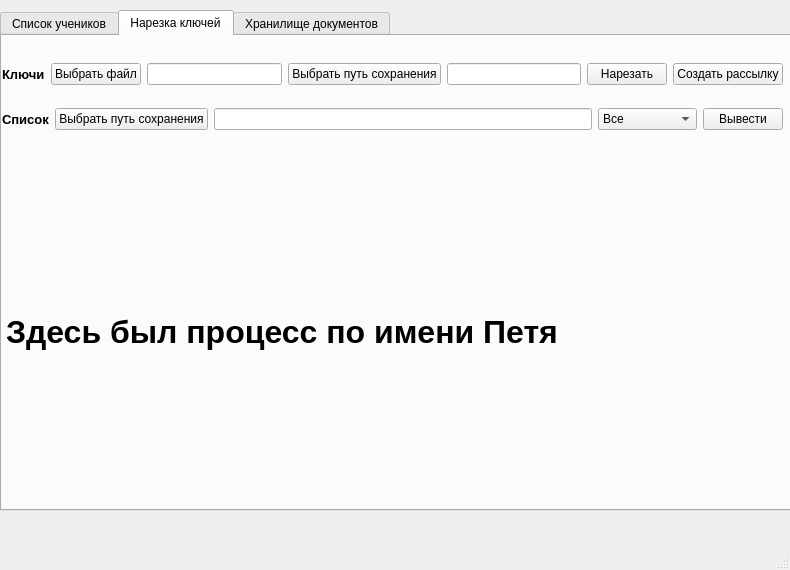
<?xml version="1.0" encoding="UTF-8"?>
<ui version="4.0">
 <class>MainWindow</class>
 <widget class="QMainWindow" name="MainWindow">
  <property name="geometry">
   <rect>
    <x>0</x>
    <y>0</y>
    <width>790</width>
    <height>570</height>
   </rect>
  </property>
  <property name="sizePolicy">
   <sizepolicy hsizetype="Fixed" vsizetype="Fixed">
    <horstretch>0</horstretch>
    <verstretch>0</verstretch>
   </sizepolicy>
  </property>
  <property name="minimumSize">
   <size>
    <width>790</width>
    <height>570</height>
   </size>
  </property>
  <property name="maximumSize">
   <size>
    <width>790</width>
    <height>570</height>
   </size>
  </property>
  <property name="windowTitle">
   <string>MainWindow</string>
  </property>
  <widget class="QWidget" name="centralwidget">
   <property name="sizePolicy">
    <sizepolicy hsizetype="Fixed" vsizetype="Fixed">
     <horstretch>0</horstretch>
     <verstretch>0</verstretch>
    </sizepolicy>
   </property>
   <widget class="QWidget" name="verticalLayoutWidget">
    <property name="geometry">
     <rect>
      <x>0</x>
      <y>10</y>
      <width>791</width>
      <height>501</height>
     </rect>
    </property>
    <layout class="QVBoxLayout" name="verticalLayout_3">
     <item>
      <widget class="QTabWidget" name="tabWidget">
       <property name="currentIndex">
        <number>1</number>
       </property>
       <widget class="QWidget" name="tab">
        <attribute name="title">
         <string>Список учеников</string>
        </attribute>
        <widget class="QWidget" name="layoutWidget">
         <property name="geometry">
          <rect>
           <x>0</x>
           <y>0</y>
           <width>781</width>
           <height>471</height>
          </rect>
         </property>
         <layout class="QVBoxLayout" name="verticalLayout_6">
          <item>
           <widget class="QTableWidget" name="tableWidget">
            <property name="font">
             <font>
              <family>Arial</family>
              <pointsize>10</pointsize>
             </font>
            </property>
            <property name="sortingEnabled">
             <bool>true</bool>
            </property>
            <attribute name="horizontalHeaderCascadingSectionResizes">
             <bool>false</bool>
            </attribute>
           </widget>
          </item>
          <item>
           <layout class="QHBoxLayout" name="horizontalLayout_4">
            <item>
             <widget class="QPushButton" name="add_student_button">
              <property name="text">
               <string>Добавить</string>
              </property>
             </widget>
            </item>
            <item>
             <widget class="QLineEdit" name="lineEdit"/>
            </item>
            <item>
             <widget class="QPushButton" name="search_student_button">
              <property name="text">
               <string>Найти</string>
              </property>
             </widget>
            </item>
           </layout>
          </item>
         </layout>
        </widget>
       </widget>
       <widget class="QWidget" name="tab_2">
        <attribute name="title">
         <string>Нарезка ключей</string>
        </attribute>
        <widget class="QLabel" name="label">
         <property name="geometry">
          <rect>
           <x>4</x>
           <y>125</y>
           <width>771</width>
           <height>341</height>
          </rect>
         </property>
         <property name="font">
          <font>
           <pointsize>24</pointsize>
           <weight>75</weight>
           <italic>false</italic>
           <bold>true</bold>
           <underline>false</underline>
           <strikeout>false</strikeout>
          </font>
         </property>
         <property name="text">
          <string>Здесь был процесс по имени Петя</string>
         </property>
        </widget>
        <widget class="QWidget" name="layoutWidget">
         <property name="geometry">
          <rect>
           <x>0</x>
           <y>10</y>
           <width>781</width>
           <height>101</height>
          </rect>
         </property>
         <layout class="QVBoxLayout" name="verticalLayout">
          <item>
           <layout class="QHBoxLayout" name="horizontalLayout_5">
            <item>
             <widget class="QLabel" name="label_2">
              <property name="font">
               <font>
                <pointsize>10</pointsize>
                <weight>75</weight>
                <bold>true</bold>
               </font>
              </property>
              <property name="text">
               <string>Ключи</string>
              </property>
             </widget>
            </item>
            <item>
             <widget class="QPushButton" name="select_file_button">
              <property name="text">
               <string>Выбрать файл</string>
              </property>
             </widget>
            </item>
            <item>
             <widget class="QLineEdit" name="lineEdit_5"/>
            </item>
            <item>
             <widget class="QPushButton" name="select_path_button">
              <property name="text">
               <string>Выбрать путь сохранения</string>
              </property>
             </widget>
            </item>
            <item>
             <widget class="QLineEdit" name="lineEdit_2"/>
            </item>
            <item>
             <widget class="QPushButton" name="start_cut_button">
              <property name="text">
               <string>Нарезать</string>
              </property>
             </widget>
            </item>
            <item>
             <widget class="QPushButton" name="create_email_button">
              <property name="text">
               <string>Создать рассылку</string>
              </property>
             </widget>
            </item>
           </layout>
          </item>
          <item>
           <layout class="QHBoxLayout" name="horizontalLayout_7">
            <item>
             <widget class="QLabel" name="label_3">
              <property name="font">
               <font>
                <pointsize>10</pointsize>
                <weight>75</weight>
                <bold>true</bold>
               </font>
              </property>
              <property name="text">
               <string>Список</string>
              </property>
             </widget>
            </item>
            <item>
             <widget class="QPushButton" name="select_path_button_2">
              <property name="text">
               <string>Выбрать путь сохранения</string>
              </property>
             </widget>
            </item>
            <item>
             <widget class="QLineEdit" name="lineEdit_4"/>
            </item>
            <item>
             <widget class="QComboBox" name="comboBox">
              <item>
               <property name="text">
                <string>Все</string>
               </property>
              </item>
              <item>
               <property name="text">
                <string>Только ФИО</string>
               </property>
              </item>
              <item>
               <property name="text">
                <string>Телефон</string>
               </property>
              </item>
              <item>
               <property name="text">
                <string>E-mail</string>
               </property>
              </item>
             </widget>
            </item>
            <item>
             <widget class="QPushButton" name="create_list_button">
              <property name="text">
               <string>Вывести</string>
              </property>
             </widget>
            </item>
           </layout>
          </item>
         </layout>
        </widget>
       </widget>
       <widget class="QWidget" name="tab_3">
        <attribute name="title">
         <string>Хранилище документов</string>
        </attribute>
        <widget class="QWidget" name="layoutWidget">
         <property name="geometry">
          <rect>
           <x>0</x>
           <y>0</y>
           <width>781</width>
           <height>471</height>
          </rect>
         </property>
         <layout class="QVBoxLayout" name="verticalLayout_7">
          <item>
           <layout class="QHBoxLayout" name="horizontalLayout_6">
            <item>
             <widget class="QPushButton" name="add_document_button">
              <property name="text">
               <string>Добавить</string>
              </property>
             </widget>
            </item>
            <item>
             <widget class="QLineEdit" name="lineEdit_3"/>
            </item>
            <item>
             <widget class="QPushButton" name="search_button_2">
              <property name="text">
               <string>Найти</string>
              </property>
             </widget>
            </item>
           </layout>
          </item>
          <item>
           <widget class="QTableWidget" name="tableWidget_1"/>
          </item>
         </layout>
        </widget>
       </widget>
      </widget>
     </item>
    </layout>
   </widget>
  </widget>
  <widget class="QMenuBar" name="menubar">
   <property name="geometry">
    <rect>
     <x>0</x>
     <y>0</y>
     <width>790</width>
     <height>26</height>
    </rect>
   </property>
  </widget>
  <widget class="QStatusBar" name="statusbar"/>
 </widget>
 <resources/>
 <connections/>
</ui>
